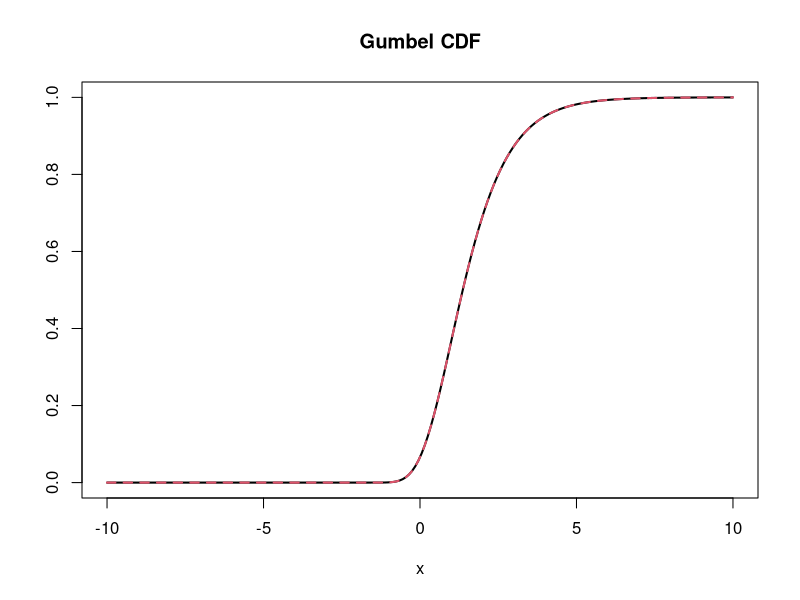
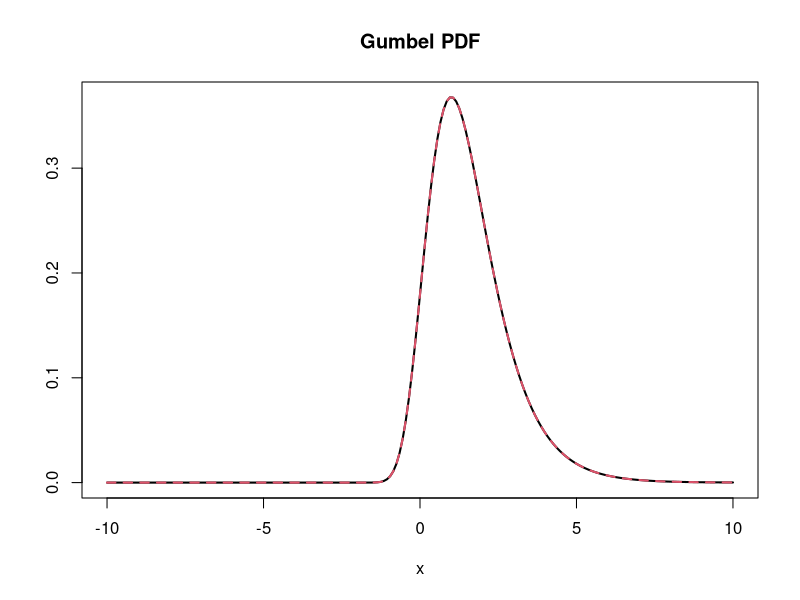
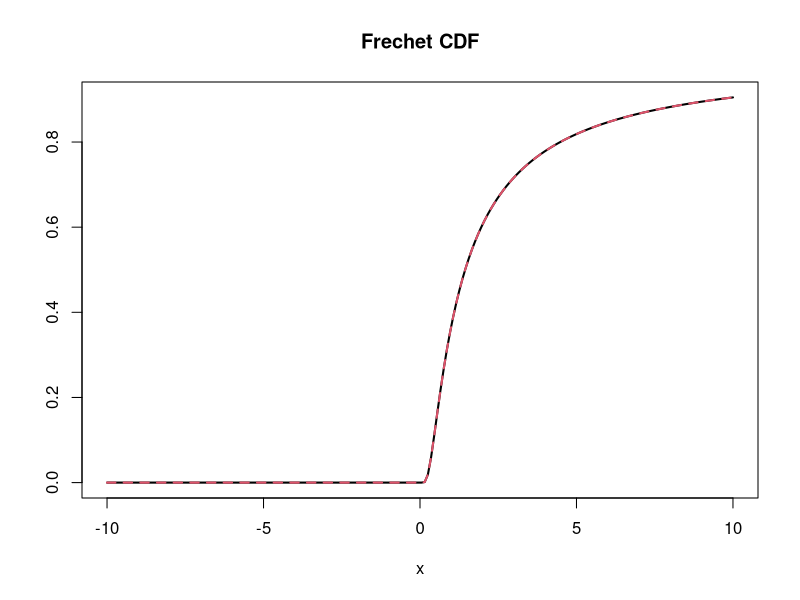
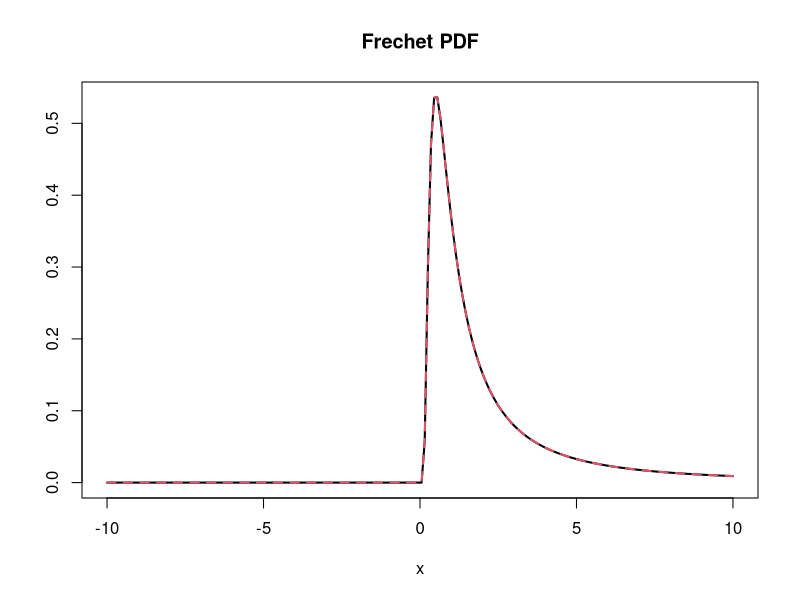
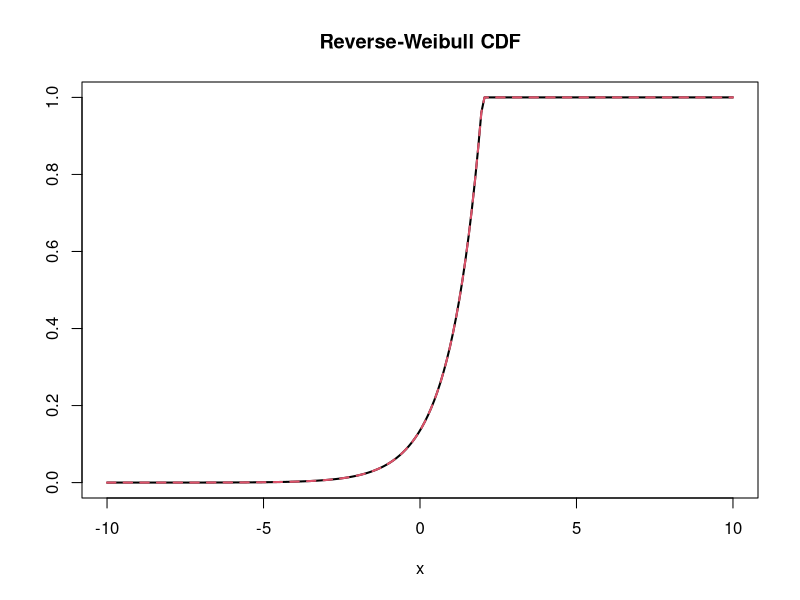
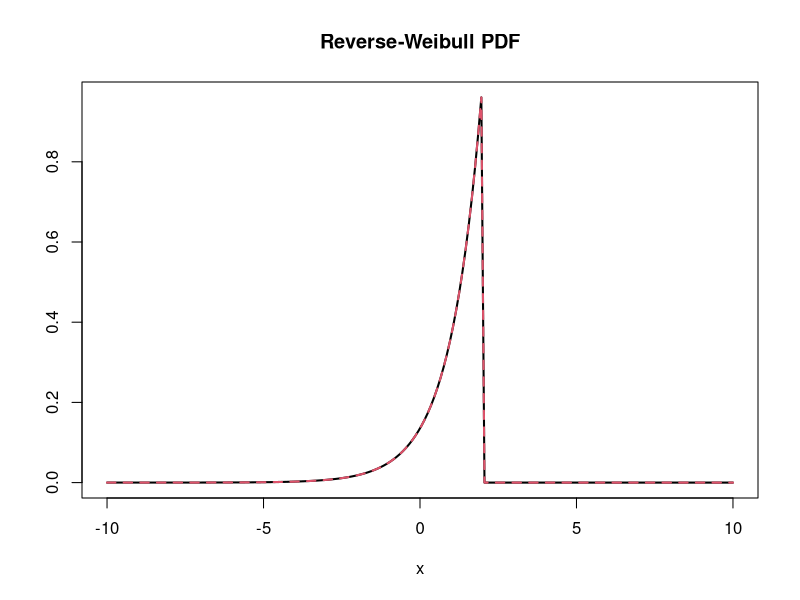

Write R code to recreate these figures, in order.

# N.B. we should avoid to use "gam" instead of "gamma"
# for the gamma paratemer since that gamma is also a
# function

gevcdf.root <- function(x, mu, sigma, gam)
{
  # define zero neighbourhood
  eps <- .Machine$double.eps^.3
  # set the three domains
  # GUMBEL
  if(abs(gam)<=eps) return (exp(-exp(-(x-mu)/sigma)))
  else{
    # FRECHET
    if(gam>0){
      if(x<=(mu-sigma/gam)) return(0)
      else return(exp(-(1+gam*(x-mu)/sigma)^(-1/gam)))
    }
    # REVERSE WEIBULL
    if(gam<0){
      if(x<=(mu-sigma/gam)) return(exp(-(1+gam*(x-mu)/sigma)^(-1/gam)))
      else return(1)
    }
  }
}

gevpdf.root <- function(x, mu, sigma, gam)
{
  # define zero neighbourhood
  eps <- .Machine$double.eps^.3
  # set the three domains
  # GUMBEL
  if(abs(gam)<=eps){
    z <- (x-mu)/sigma
    return (exp(-exp(-z)-z)/sigma)
  }
  else{
    # FRECHET
    if(gam>0){
      if(x<=(mu-sigma/gam)) return(0)
      else{
        z <- 1 + gam*(x-mu)/sigma
        return(1/sigma * exp(-z^(-1/gam)) * z^(-1/gam-1))
      }
    }
    # REVERSE WEIBULL
    if(gam<0){
      if(x<=(mu-sigma/gam)){
        z <- 1 + gam*(x-mu)/sigma
        return(1/sigma * exp(-z^(-1/gam)) * z^(-1/gam-1))
      }
      else return(0)
    }
  }
}
gevcdf <- Vectorize(gevcdf.root, "x")
gevpdf <- Vectorize(gevpdf.root, "x")


# CHECK
library(evd)

x <- seq(-10,10, length=200)
# GUMBEL CASE
mu <- 1
sigma <- 1
gam <- 0

plot(x, pgev(x, mu, sigma, gam), type="l", lwd=2, ylab="", main="Gumbel CDF")
lines(x, gevcdf(x, mu, sigma, gam), col=2, lwd=2, lty=2)

plot(x, dgev(x, mu, sigma, gam), type="l", lwd=2, ylab="", main="Gumbel PDF")
lines(x, gevpdf(x, mu, sigma, gam), col=2, lwd=2, lty=2)

# FRECHET CASE
mu <- 1
sigma <- 1
gam <- 1

plot(x, pgev(x, mu, sigma, gam), type="l", lwd=2, ylab="", main="Frechet CDF")
lines(x, gevcdf(x, mu, sigma, gam), col=2, lwd=2, lty=2)

plot(x, dgev(x, mu, sigma, gam), type="l", lwd=2, ylab="", main="Frechet PDF")
lines(x, gevpdf(x, mu, sigma, gam), col=2, lwd=2, lty=2)


# REVERSE-WEIBULL CASE
mu <- 1
sigma <- 1
gam <- -1

plot(x, pgev(x, mu, sigma, gam), type="l", lwd=2, ylab="", main="Reverse-Weibull CDF")
lines(x, gevcdf(x, mu, sigma, gam), col=2, lwd=2, lty=2)

plot(x, dgev(x, mu, sigma, gam), type="l", lwd=2, ylab="", main="Reverse-Weibull PDF")
lines(x, gevpdf(x, mu, sigma, gam), col=2, lwd=2, lty=2)
